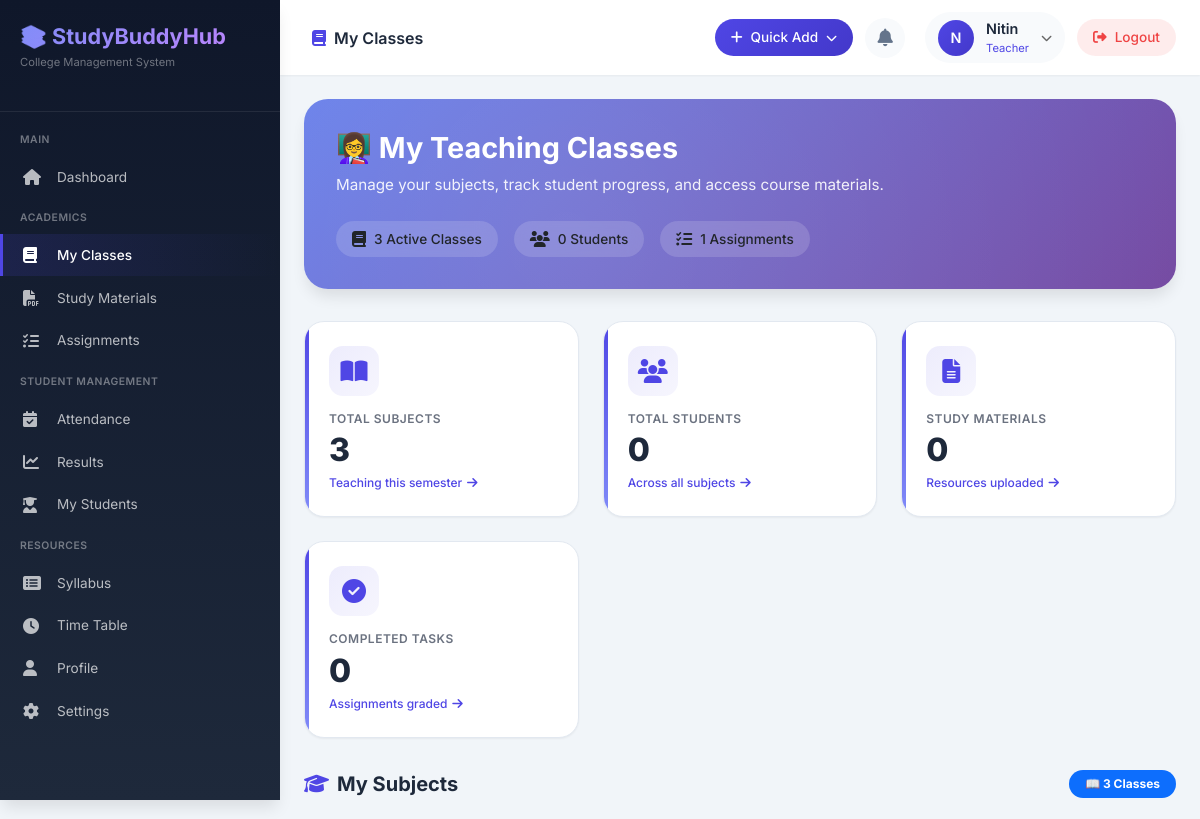
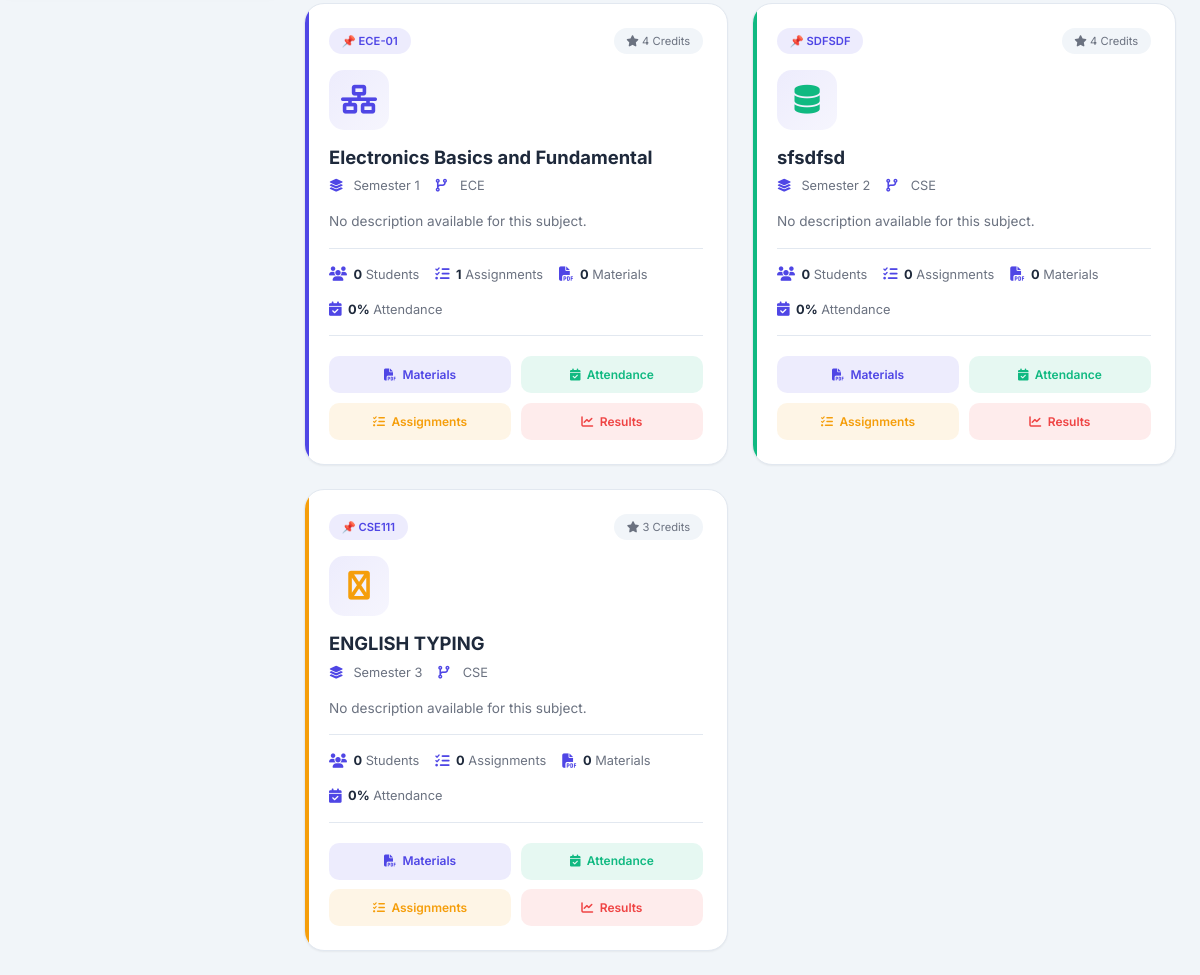
The page /teacher/classes.php (signed in) on the database its author committed (2 pictures, top to bottom).
### tables this page shows
CREATE TABLE `subjects` (
  `id` int(11) NOT NULL,
  `subject_code` varchar(20) NOT NULL,
  `subject_name` varchar(100) NOT NULL,
  `short_name` varchar(20) DEFAULT NULL,
  `credits` int(11) NOT NULL,
  `branch` varchar(50) NOT NULL,
  `semester` int(11) NOT NULL,
  `description` text DEFAULT NULL,
  `created_at` timestamp NOT NULL DEFAULT current_timestamp()
);

### teacher/classes.php (the view, shortened to what this page needs)
<?php
$host = "localhost";
$user = "root";
$password = "";
$db = "users";
$data = mysqli_connect($host, $user, $password, $db);
$teacher_name = $_SESSION['username'];
$teacher_email = $_SESSION['email'] ?? '';
$teacher_query = mysqli_query($data, "SELECT * FROM teacher WHERE email='$teacher_email'");
$teacher_data = mysqli_fetch_assoc($teacher_query);
$teacher_id = $teacher_data['id'] ?? 0;
$subjects = [];
$total_students = 0;
$total_assignments = 0;
$total_materials = 0;
$total_completed_tasks = 0;
if ($teacher_id > 0) {
    $subject_query = mysqli_query($data, "SELECT s.* FROM subjects s
                                          INNER JOIN teacher_subjects ts ON s.id = ts.subject_id
                                          WHERE ts.teacher_id = " . intval($teacher_id) . "
                                          ORDER BY s.semester ASC, s.subject_name ASC");
    if ($subject_query && mysqli_num_rows($subject_query) > 0) {
        while ($row = mysqli_fetch_assoc($subject_query)) {
            $student_count_query = mysqli_query($data, "SELECT COUNT(*) as total FROM admission WHERE Branch = '{$row['branch']}' AND Semester = '{$row['semester']}'");
            $student_count = 0;
            if ($student_count_query && $sc_row = mysqli_fetch_assoc($student_count_query)) {
                $student_count = $sc_row['total'];
                $total_students += $student_count;
            }
            $assignment_count_query = mysqli_query($data, "SELECT COUNT(*) as total FROM assignments WHERE subject_id = '{$row['id']}' AND teacher_id = '$teacher_id'");
            $assignment_count = 0;
            if ($assignment_count_query && $ac_row = mysqli_fetch_assoc($assignment_count_query)) {
                $assignment_count = $ac_row['total'];
                $total_assignments += $assignment_count;
            }
            $material_count_query = mysqli_query($data, "SELECT COUNT(*) as total FROM materials WHERE subject_id = '{$row['id']}' AND teacher_id = '$teacher_id'");
            $material_count = 0;
            if ($material_count_query && $mc_row = mysqli_fetch_assoc($material_count_query)) {
                $material_count = $mc_row['total'];
                $total_materials += $material_count;
            }
            $attendance_percentage = 0;
            $row['student_count'] = $student_count;
            $row['assignment_count'] = $assignment_count;
            $row['material_count'] = $material_count;
            $row['attendance_percentage'] = $attendance_percentage;
            $subjects[] = $row;
        }
    }
}
$completed_query = mysqli_query($data, "SELECT COUNT(*) as total FROM submissions s
                                        JOIN assignments a ON s.assignment_id = a.id
                                        WHERE a.teacher_id = '$teacher_id' AND s.status = 'graded'");
if ($completed_query && $cq_row = mysqli_fetch_assoc($completed_query)) {
    $total_completed_tasks = $cq_row['total'];
}
?>
<!DOCTYPE html>
<html lang="en">
<head>
    <link href="https://cdn.jsdelivr.net/npm/bootstrap@5.3.0/dist/css/bootstrap.min.css" rel="stylesheet">
    <link rel="stylesheet" href="https://cdnjs.cloudflare.com/ajax/libs/font-awesome/6.4.0/css/all.min.css">
    <link href="https://unpkg.com/aos@2.3.1/dist/aos.css" rel="stylesheet">
</head>
<body>
<div class="teacher-wrap">
    <div class="sidebar" id="sidebar">
        <div class="sidebar-header">
            <h3>📚 StudyBuddyHub</h3>
            <p>College Management System</p>
        </div>
        <div class="sidebar-menu">
            <div class="menu-title">MAIN</div>
            <a href="dashboard.php"> <i class="fas fa-home"></i> <span>Dashboard</span> </a>
            <div class="menu-title">ACADEMICS</div>
            <a href="classes.php" class="active"> <i class="fas fa-book"></i> <span>My Classes</span> </a>
            <a href="materials.php"> <i class="fas fa-file-pdf"></i> <span>Study Materials</span> </a>
            <a href="assignments.php"> <i class="fas fa-tasks"></i> <span>Assignments</span> </a>
            <div class="menu-title">STUDENT MANAGEMENT</div>
            <a href="attendance.php"> <i class="fas fa-calendar-check"></i> <span>Attendance</span> </a>
            <a href="results.php"> <i class="fas fa-chart-line"></i> <span>Results</span> </a>
            <a href="students.php"> <i class="fas fa-user-graduate"></i> <span>My Students</span> </a>
            <div class="menu-title">RESOURCES</div>
            <a href="syllabus.php"> <i class="fas fa-list-alt"></i> <span>Syllabus</span> </a>
            <a href="timetable.php"> <i class="fas fa-clock"></i> <span>Time Table</span> </a>
            <a href="profile.php"> <i class="fas fa-user"></i> <span>Profile</span> </a>
            <a href="settings.php"> <i class="fas fa-cog"></i> <span>Settings</span> </a>
        </div>
    </div>
    <div class="main">
        <div class="topbar">
            <div class="d-flex align-items-center">
                <span class="page-title"><i class="fas fa-book me-2" style="color: var(--primary);"></i>My Classes</span>
            </div>
            <div class="topbar-actions">
                <div class="quick-dropdown">
                    <button class="quick-add-btn" id="quickAddBtn">
                        <i class="fas fa-plus"></i> <span>Quick Add</span> <i class="fas fa-chevron-down" style="font-size: 0.7rem;"></i>
                    </button>
                </div>
                <div class="notification-badge me-2" onclick="viewNotifications()">
                    <i class="fas fa-bell"></i>
                </div>
                <div class="teacher-profile" onclick="toggleProfileMenu()">
                    <div class="teacher-avatar" style="overflow: hidden;">
                        <?php if (!empty($_SESSION['profile_pic']) && file_exists(__DIR__ . '/../uploads/profile_pics/' . $_SESSION['profile_pic'])): ?>
                            <img src="../uploads/profile_pics/<?php echo htmlspecialchars($_SESSION['profile_pic']); ?>" alt="Avatar" style="width: 100%; height: 100%; border-radius: 50%; object-fit: cover;">
                        <?php else: ?>
                            <?php echo strtoupper(substr($teacher_name ?? $_SESSION['username'] ?? 'T', 0, 1)); ?>
                        <?php endif; ?>
                    </div>
                    <div class="teacher-info">
                        <div class="teacher-name"><?php echo htmlspecialchars($teacher_name); ?></div>
                        <div class="teacher-role">Teacher</div>
                    </div>
                    <i class="fas fa-chevron-down" style="font-size: 0.7rem; color: #666;"></i>
                </div>
                <a href="../logout.php" class="logout-btn"> <i class="fas fa-sign-out-alt"></i> <span>Logout</span> </a>
            </div>
        </div>
        <div class="content">
            <div class="welcome-banner" data-aos="fade-up">
                <div class="welcome-content">
                    <h2>
                        👩‍🏫 My Teaching Classes
                    </h2>
                    <p>Manage your subjects, track student progress, and access course materials.</p>
                    <div class="welcome-stats">
                        <div class="welcome-stat">
                            <i class="fas fa-book"></i>
                            <span><?php echo count($subjects); ?> Active Classes</span>
                        </div>
                        <div class="welcome-stat">
                            <i class="fas fa-users"></i>
                            <span><?php echo $total_students; ?> Students</span>
                        </div>
                        <div class="welcome-stat">
                            <i class="fas fa-tasks"></i>
                            <span><?php echo $total_assignments; ?> Assignments</span>
                        </div>
                    </div>
                </div>
            </div>
            <div class="stats-grid" data-aos="fade-up" data-aos-delay="50">
                <div class="stat-card">
                    <div class="stat-icon"><i class="fas fa-book-open"></i></div>
                    <div class="stat-content">
                        <h4>Total Subjects</h4>
                        <div class="stat-number"><?php echo count($subjects); ?></div>
                        <div class="stat-footer">
                            <span class="stat-link">Teaching this semester <i class="fas fa-arrow-right"></i></span>
                        </div>
                    </div>
                </div>
                <div class="stat-card">
                    <div class="stat-icon"><i class="fas fa-users"></i></div>
                    <div class="stat-content">
                        <h4>Total Students</h4>
                        <div class="stat-number"><?php echo $total_students; ?></div>
                        <div class="stat-footer">
                            <span class="stat-link">Across all subjects <i class="fas fa-arrow-right"></i></span>
                        </div>
                    </div>
                </div>
                <div class="stat-card">
                    <div class="stat-icon"><i class="fas fa-file-alt"></i></div>
                    <div class="stat-content">
                        <h4>Study Materials</h4>
                        <div class="stat-number"><?php echo $total_materials; ?></div>
                        <div class="stat-footer">
                            <span class="stat-link">Resources uploaded <i class="fas fa-arrow-right"></i></span>
                        </div>
                    </div>
                </div>
                <div class="stat-card">
                    <div class="stat-icon"><i class="fas fa-check-circle"></i></div>
                    <div class="stat-content">
                        <h4>Completed Tasks</h4>
                        <div class="stat-number"><?php echo $total_completed_tasks; ?></div>
                        <div class="stat-footer">
                            <span class="stat-link">Assignments graded <i class="fas fa-arrow-right"></i></span>
                        </div>
                    </div>
                </div>
            </div>
            <div class="section-header" data-aos="fade-up" data-aos-delay="100">
                <h3>
                    <i class="fas fa-graduation-cap" style="color: var(--primary);"></i>
                    My Subjects
                </h3>
                <span class="badge bg-primary p-2 px-3 rounded-pill">📖 <?php echo count($subjects); ?> Classes</span>
            </div>
            <?php if (!empty($subjects)): ?>
            <div class="subjects-grid" data-aos="fade-up" data-aos-delay="150">
                <?php
                $colors = ['#4f46e5', '#10b981', '#f59e0b', '#ef4444', '#3b82f6', '#8b5cf6', '#ec4899', '#14b8a6'];
                $icons = ['fa-network-wired', 'fa-database', 'fa-windows', 'fa-python', 'fa-code', 'fa-cogs', 'fa-chart-line', 'fa-calculator', 'fa-atom', 'fa-flask'];
                foreach ($subjects as $index => $subject):
                    $color = $colors[$index % count($colors)];
                    $icon = $icons[$index % count($icons)];
                ?>
                <div class="subject-card" style="--card-color: <?php echo $color; ?>;" data-aos="fade-up" data-aos-delay="<?php echo 200 + ($index * 50); ?>">
                    <div class="subject-header">
                        <span class="subject-code">📌 <?php echo htmlspecialchars($subject['subject_code']); ?></span>
                        <span class="subject-credits"><i class="fas fa-star"></i> <?php echo $subject['credits']; ?> Credits</span>
                    </div>
                    <div class="subject-icon">
                        <i class="fas <?php echo $icon; ?>" style="color: <?php echo $color; ?>;"></i>
                    </div>
                    <h3 class="subject-title"><?php echo htmlspecialchars($subject['subject_name']); ?></h3>
                    <div class="subject-meta">
                        <span><i class="fas fa-layer-group"></i> Semester <?php echo $subject['semester']; ?></span>
                        <span><i class="fas fa-code-branch"></i> <?php echo htmlspecialchars($subject['branch']); ?></span>
                    </div>
                    <p class="subject-description">
                        <?php echo !empty($subject['description']) ? htmlspecialchars(substr($subject['description'], 0, 100)) : 'No description available for this subject.'; ?>
                    </p>
                    <div class="subject-stats">
                        <div class="stat-item">
                            <i class="fas fa-users"></i>
                            <span><span class="number"><?php echo $subject['student_count']; ?></span> Students</span>
                        </div>
                        <div class="stat-item">
                            <i class="fas fa-tasks"></i>
                            <span><span class="number"><?php echo $subject['assignment_count']; ?></span> Assignments</span>
                        </div>
                        <div class="stat-item">
                            <i class="fas fa-file-pdf"></i>
                            <span><span class="number"><?php echo $subject['material_count']; ?></span> Materials</span>
                        </div>
                        <div class="stat-item">
                            <i class="fas fa-calendar-check"></i>
                            <span><span class="number"><?php echo $subject['attendance_percentage']; ?>%</span> Attendance</span>
                        </div>
                    </div>
                    <div class="subject-actions">
                        <a href="materials.php?subject=<?php echo $subject['id']; ?>" class="btn-action btn-materials">
                            <i class="fas fa-file-pdf"></i> Materials
                        </a>
                        <a href="attendance.php?subject=<?php echo $subject['id']; ?>" class="btn-action btn-attendance">
                            <i class="fas fa-calendar-check"></i> Attendance
                        </a>
                        <a href="assignments.php?subject=<?php echo $subject['id']; ?>" class="btn-action btn-assignments">
                            <i class="fas fa-tasks"></i> Assignments
                        </a>
                        <a href="results.php?subject=<?php echo $subject['id']; ?>" class="btn-action btn-results">
                            <i class="fas fa-chart-line"></i> Results
                        </a>
                    </div>
                </div>
                <?php endforeach; ?>
            </div>
            <?php endif; ?>
        </div>
    </div>
</div>
</body>
</html>

### rows shown on the page
subjects: subject_code "ECE-01", credits "4", subject_name "Electronics Basics and Fundamental", semester "1", branch "ECE", shows "No description available for this subject.", student_count "0", material_count "0", attendance_percentage "0"
subjects: subject_code "SDFSDF", credits "4", subject_name "sfsdfsd", semester "2", branch "CSE", shows "No description available for this subject.", student_count "0", assignment_count "0", material_count "0", attendance_percentage "0"
subjects: subject_code "CSE111", credits "3", subject_name "ENGLISH TYPING", semester "3", branch "CSE", shows "No description available for this subject.", student_count "0", assignment_count "0", material_count "0", attendance_percentage "0"

### other values the page prints
substr($teacher_name ?? $_SESSION['username'] ?? 'T', 0, 1) "N"
$teacher_name "Nitin"
count($subjects) "3"
$total_students "0"
$total_assignments "1"
$total_materials "0"
$total_completed_tasks "0"
